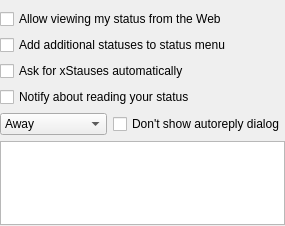
<?xml version="1.0" encoding="UTF-8"?>
<ui version="4.0">
 <class>statusSettingsClass</class>
 <widget class="QWidget" name="statusSettingsClass">
  <property name="geometry">
   <rect>
    <x>0</x>
    <y>0</y>
    <width>285</width>
    <height>226</height>
   </rect>
  </property>
  <property name="windowTitle">
   <string>statusSettings</string>
  </property>
  <layout class="QVBoxLayout" name="verticalLayout_2">
   <property name="leftMargin">
    <number>0</number>
   </property>
   <property name="topMargin">
    <number>9</number>
   </property>
   <property name="rightMargin">
    <number>0</number>
   </property>
   <property name="bottomMargin">
    <number>1</number>
   </property>
   <item>
    <widget class="QCheckBox" name="webawareBox">
     <property name="text">
      <string>Allow viewing my status from the Web</string>
     </property>
    </widget>
   </item>
   <item>
    <widget class="QCheckBox" name="customStatusBox">
     <property name="text">
      <string>Add additional statuses to status menu</string>
     </property>
    </widget>
   </item>
   <item>
    <widget class="QCheckBox" name="contactToolTip">
     <property name="text">
      <string>Ask for xStauses automatically</string>
     </property>
    </widget>
   </item>
   <item>
    <widget class="QCheckBox" name="notifyBox">
     <property name="text">
      <string>Notify about reading your status</string>
     </property>
    </widget>
   </item>
   <item>
    <layout class="QHBoxLayout" name="horizontalLayout">
     <item>
      <widget class="QComboBox" name="statusBox">
       <property name="sizePolicy">
        <sizepolicy hsizetype="Expanding" vsizetype="Fixed">
         <horstretch>0</horstretch>
         <verstretch>0</verstretch>
        </sizepolicy>
       </property>
       <item>
        <property name="text">
         <string>Away</string>
        </property>
       </item>
       <item>
        <property name="text">
         <string>Lunch</string>
        </property>
       </item>
       <item>
        <property name="text">
         <string>Evil</string>
        </property>
       </item>
       <item>
        <property name="text">
         <string>Depression</string>
        </property>
       </item>
       <item>
        <property name="text">
         <string>At home</string>
        </property>
       </item>
       <item>
        <property name="text">
         <string>At work</string>
        </property>
       </item>
       <item>
        <property name="text">
         <string>N/A</string>
        </property>
       </item>
       <item>
        <property name="text">
         <string>Occupied</string>
        </property>
       </item>
       <item>
        <property name="text">
         <string>DND</string>
        </property>
       </item>
      </widget>
     </item>
     <item>
      <widget class="QCheckBox" name="messageWinBox">
       <property name="sizePolicy">
        <sizepolicy hsizetype="Fixed" vsizetype="Fixed">
         <horstretch>0</horstretch>
         <verstretch>0</verstretch>
        </sizepolicy>
       </property>
       <property name="text">
        <string>Don't show autoreply dialog</string>
       </property>
      </widget>
     </item>
    </layout>
   </item>
   <item>
    <widget class="QTextEdit" name="statusEdit">
     <property name="lineWrapMode">
      <enum>QTextEdit::NoWrap</enum>
     </property>
     <property name="acceptRichText">
      <bool>false</bool>
     </property>
    </widget>
   </item>
  </layout>
 </widget>
 <layoutdefault spacing="6" margin="11"/>
 <resources/>
 <connections/>
</ui>
